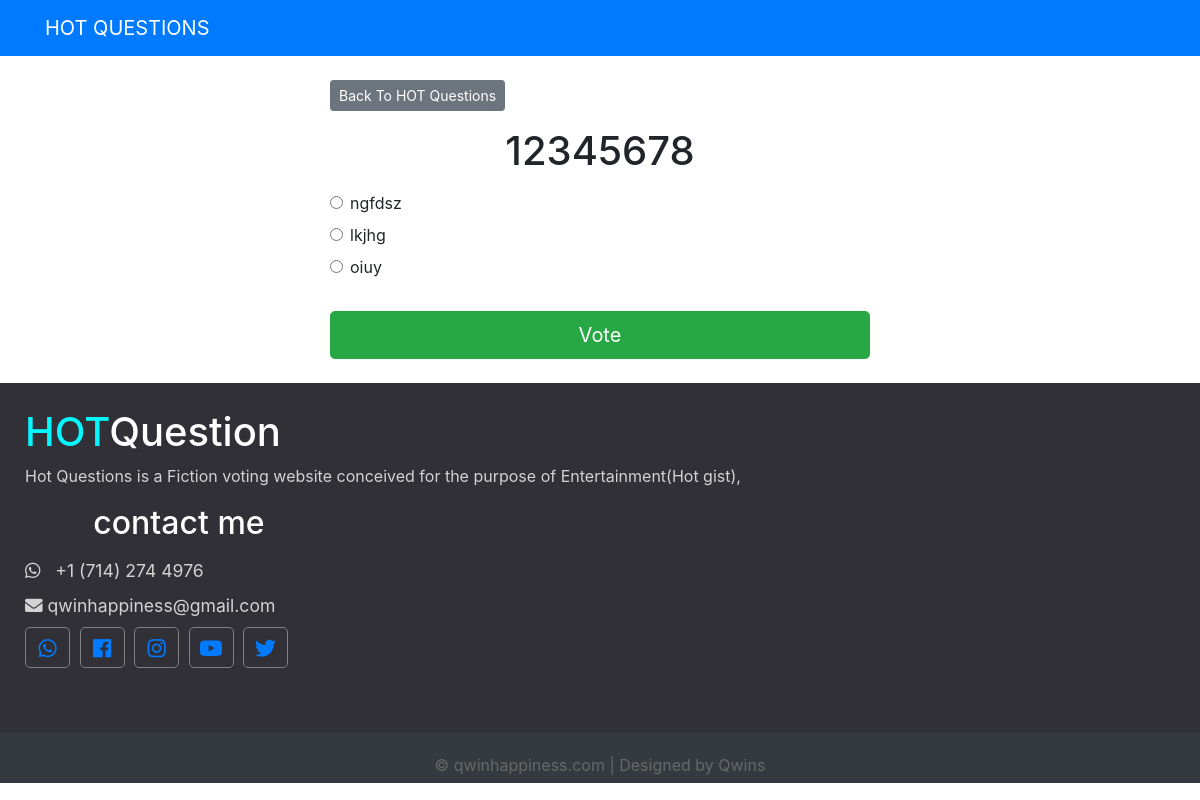
The app's page /polls/2/ with its own data.
### polls/models.py (models this page shows, shortened)
class Question(models.Model):
    question_text = models.CharField(max_length=200)
    pub_date = models.DateTimeField('date published')

class Choice(models.Model):
    question = models.ForeignKey(Question, on_delete=models.CASCADE)
    choice_text = models.CharField(max_length=200)
    votes = models.IntegerField(default=0)

### polls/views.py (the view)
# urls.py: path('<int:question_id>/', views.detail, name='detail'),
def detail(request, question_id):
    try:
        question = Question.objects.get(pk=question_id)
    except Question.DoesNotExist:
        raise Http404("Question does not exist")
    return render(request, 'polls/detail.html', { 'question': question })

### templates/polls/detail.html (shortened to what this page needs)
{% extends 'base.html' %}
{% block content %}
<a class="btn btn-secondary btn-sm mb-3" href="{% url 'polls:index' %}">Back To HOT Questions</a>
<h1 class="text-center mb-3">{{ question.question_text }}</h1>
<form action="{% url 'polls:vote' question.id %}" method="post">
    {% for choice in question.choice_set.all %}
     <div class="form-check">
         <input
         type="radio"
         name="choice"
         class="form-check-input"
         id="choice{{ forloop.counter }}"
         value="{{ choice.id }}"
         />
         <label for="choice{{ forloop.counter }}">{{ choice.choice_text }}</label
        >
     </div>
    {% endfor %}
    <input type="submit" value="Vote" class="btn btn-success btn-lg btn-block mt-4" />
</form>
{% endblock %}

### records on screen
Question: question_text "12345678"
Choice: choice_text "ngfdsz"
Choice: choice_text "lkjhg"
Choice: choice_text "oiuy"
